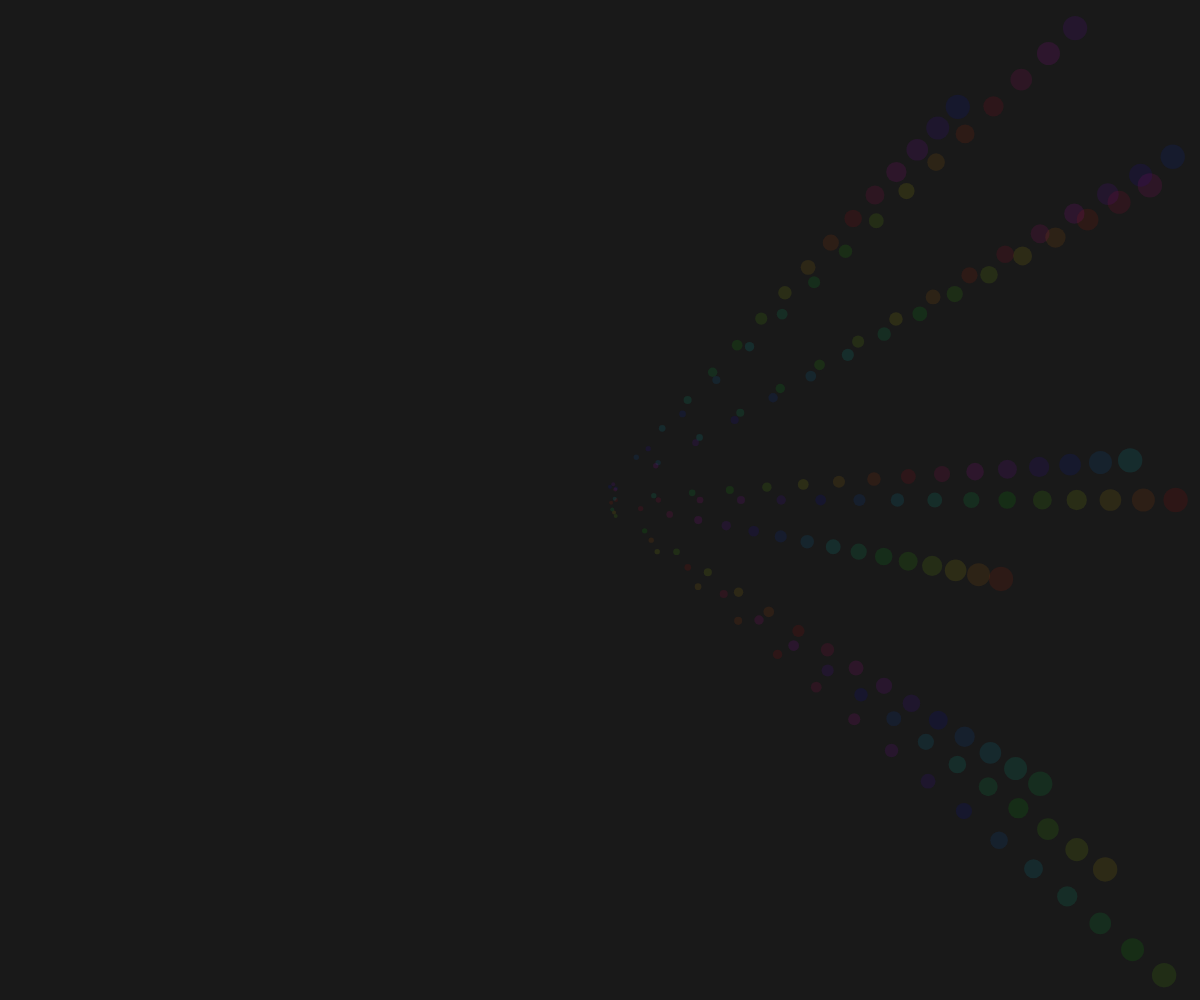
Frame 1 (no input)
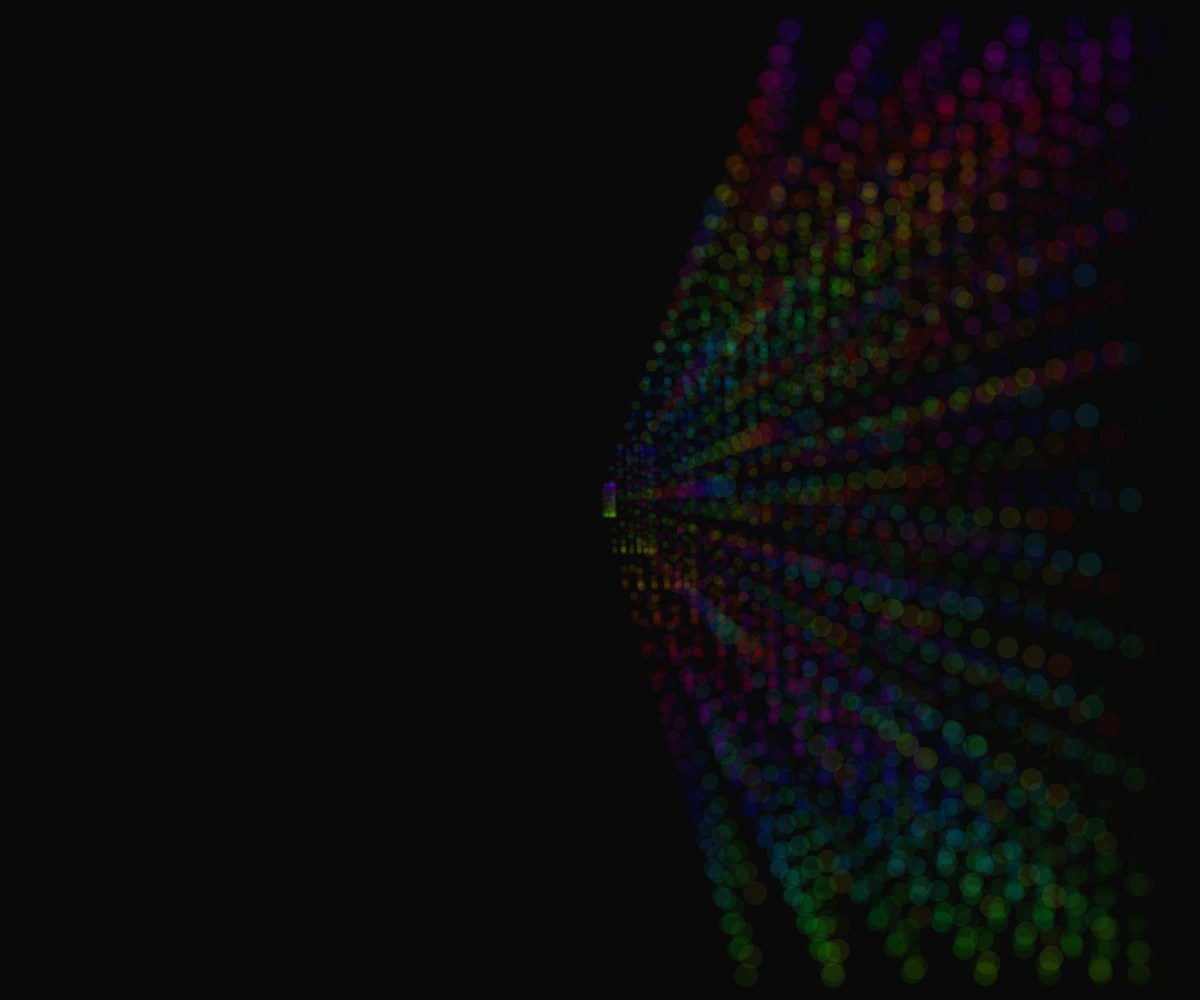
Frame 60 (no input)
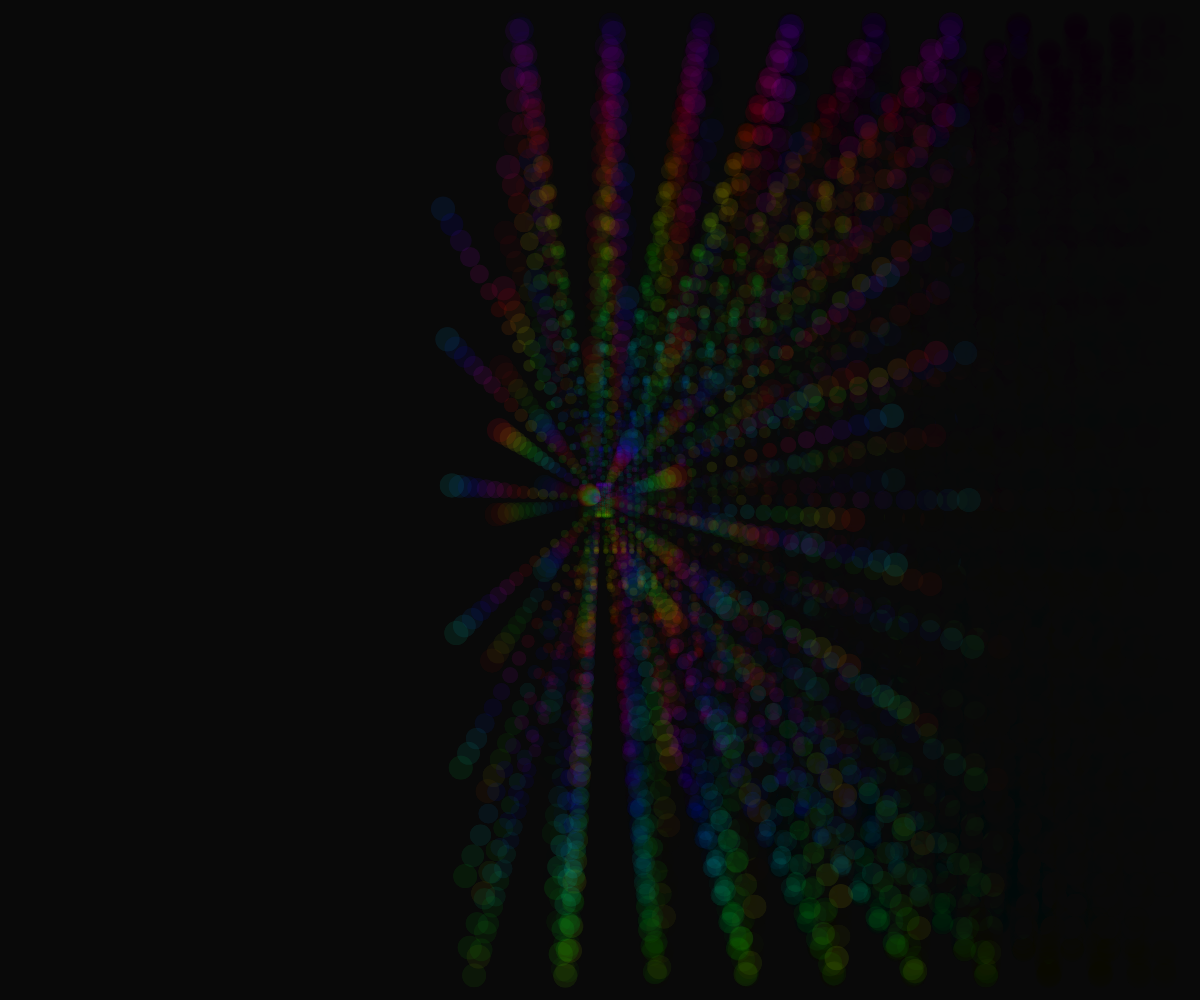
Frame 120 (the mouse pressed at the canvas centre since frame 60)

The p5.js sketch that drew these frames (run headless with seeded random() and noise() and a simulated clock; from frame 60 on, the mouse is pressed at the canvas centre):

// p5.js sketch
// ── sketch.js
function setup() {
  looping = true;

  createCanvas(innerWidth, innerHeight);
  frameRate(30);

  colorMode(HSB, 1, 1, 1, 1);
  noStroke();
  background(0.1);

  t = 0;
  num_levels = 15;
  d_min = map(max(width, height), 0, 2000, 1, 30);
  d_max = map(max(width, height), 0, 2000, 1, 40);
  rw = width / 2 - d_max;
  rh = height / 2 - d_max;
}

function draw() {
  translate(width / 2, height / 2);
  background(0, 0.05);

  for (let i = 0; i < TAU; i += TAU / 10) {
    for (let m = 0; m <= num_levels; m++) {
      d = map(m, 0, num_levels, d_max, 4);
      rx = map(m, 0, num_levels, rw, d * 4);
      ry = map(m, 0, num_levels, rh, d * 4);
      x = rx * cos((t + i) / TAU);
      y = ry * sin((t + i) * TAU);
      hue_ = (t + i + m / num_levels) % 1;
      fill(hue_, 1, 0.9, 0.1);
      circle(x, y, d);
    }
  }

  t += 0.05;
}

function mousePressed() {
  if (looping) {
    noLoop();
    looping = false;
  } else {
    loop();
    looping = true;
  }
}
